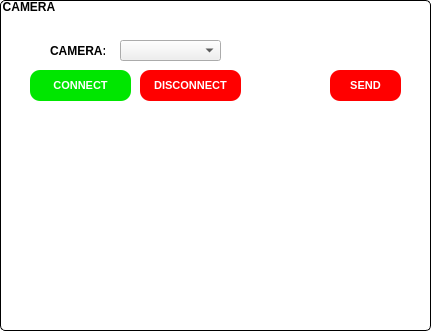
     <widget class="QGroupBox" name="groupBox_19">
      <property name="geometry">
       <rect>
        <x>490</x>
        <y>180</y>
        <width>431</width>
        <height>331</height>
       </rect>
      </property>
      <property name="font">
       <font>
        <pointsize>9</pointsize>
        <weight>75</weight>
        <bold>true</bold>
       </font>
      </property>
      <property name="styleSheet">
       <string notr="true">QGroupBox::title {
    /* Khắc phục lỗi cú pháp: Màu chữ đen */
    color: rgb(0, 0, 0); 
    
    /* ĐẶT NỀN TIÊU ĐỀ TRONG SUỐT */
    background-color: transparent; 
    
    /* Các thuộc tính cần thiết để tiêu đề hiển thị đúng */
    subcontrol-origin: margin;
    subcontrol-position: top left; /* Vị trí tiêu đề (ví dụ: ở giữa trên) */
    padding: 0 1px; /* Đệm xung quanh chữ tiêu đề */
    font-weight: bold;
}

QGroupBox {
    /* Thiết lập khung GroupBox */
    border: 1px solid black;
    border-radius: 5px;
    margin-top: 1.3em; /* Rất quan trọng để chừa chỗ cho tiêu đề */
    background-color: white; /* Màu nền của GroupBox */
    padding: 5px; /* Thêm padding cho nội dung bên trong */
}</string>
      </property>
      <property name="title">
       <string>CAMERA</string>
      </property>
      <widget class="QComboBox" name="cbCam_2">
       <property name="geometry">
        <rect>
         <x>120</x>
         <y>40</y>
         <width>101</width>
         <height>21</height>
        </rect>
       </property>
      </widget>
      <widget class="QPushButton" name="pbCC_2">
       <property name="geometry">
        <rect>
         <x>30</x>
         <y>70</y>
         <width>101</width>
         <height>31</height>
        </rect>
       </property>
       <property name="styleSheet">
        <string notr="true">QPushButton {
    /* Trạng thái mặc định */
    background-color: #00E600; /* Màu xanh lá cơ bản */
    color: white;
    border: none;
    padding: 4px 8px;
    border-radius: 10px;
    font-size: 11px;
    font-weight: bold;
    transition: background-color 0.3s ease; /* (Gợi ý: Dùng trong PySide/PyQt, có thể không thấy hiệu ứng trong Designer) */
}

QPushButton:hover {
    /* Khi di chuột qua (mouse hover) */
    background-color: #006600; /* Màu xanh dương đậm hơn */
    border: 2px solid #004085;
    cursor: pointer; /* Thay đổi con trỏ chuột (có thể không hoạt động trong Designer) */
}

QPushButton:pressed {
    /* Khi nút được nhấn xuống (mouse button pressed) */
    background-color: #006600; /* Màu xanh đậm nhất */
    padding-top: 14px; /* Tạo hiệu ứng &quot;nhấn xuống&quot; bằng cách thay đổi đệm */
    padding-bottom: 10px;
}

QPushButton:disabled {
    /* Khi nút bị vô hiệu hóa (disable) */
    background-color: #cccccc;
    color: #666666;
    border: 1px solid #999999;
}</string>
       </property>
       <property name="text">
        <string>CONNECT</string>
       </property>
      </widget>
      <widget class="QPushButton" name="pbDC_2">
       <property name="geometry">
        <rect>
         <x>140</x>
         <y>70</y>
         <width>101</width>
         <height>31</height>
        </rect>
       </property>
       <property name="autoFillBackground">
        <bool>false</bool>
       </property>
       <property name="styleSheet">
        <string notr="true">QPushButton {
    /* Trạng thái mặc định */
    background-color: #FF0000; /* Màu xanh dương cơ bản */
    color: white;
    border: none;
        padding: 4px 8px;
    border-radius: 10px;
    font-size: 11px;
    font-weight: bold;
    transition: background-color 0.3s ease; /* (Gợi ý: Dùng trong PySide/PyQt, có thể không thấy hiệu ứng trong Designer) */
}

QPushButton:hover {
    /* Khi di chuột qua (mouse hover) */
    background-color: #8B0000; /* Màu xanh dương đậm hơn */
    border: 2px solid #004085;
    cursor: pointer; /* Thay đổi con trỏ chuột (có thể không hoạt động trong Designer) */
}

QPushButton:pressed {
    /* Khi nút được nhấn xuống (mouse button pressed) */
    background-color: #004085; /* Màu xanh đậm nhất */
    padding-top: 14px; /* Tạo hiệu ứng &quot;nhấn xuống&quot; bằng cách thay đổi đệm */
    padding-bottom: 10px;
}

QPushButton:disabled {
    /* Khi nút bị vô hiệu hóa (disable) */
    background-color: #cccccc;
    color: #666666;
    border: 1px solid #999999;
}
</string>
       </property>
       <property name="text">
        <string>DISCONNECT</string>
       </property>
      </widget>
      <widget class="QLabel" name="label_38">
       <property name="geometry">
        <rect>
         <x>50</x>
         <y>35</y>
         <width>55</width>
         <height>31</height>
        </rect>
       </property>
       <property name="styleSheet">
        <string notr="true">QLabel {
    /* 1. Màu chữ (Color) */
    color: #c000000; /* Màu đỏ đô (Hex code) */
    
    /* 2. Cỡ chữ (Font Size) */
    font-size: 12px; /* Kích thước 20 pixels */
    
    /* 3. In đậm (Font Weight) */
    font-weight: bold; /* Làm chữ in đậm */
    
    /* Các tùy chỉnh phông chữ khác (tùy chọn) */
    font-family: &quot;Arial&quot;, sans-serif; /* Đặt kiểu font */
    
    /* Các tùy chỉnh nền (tùy chọn) */
    background-color: transparent; /* Nền trong suốt (mặc định) */
    /* background-color: #fcfcfc; */ /* Nếu muốn có nền màu */
    
    /* Các tùy chỉnh đường viền (tùy chọn) */
    /* border: 1px solid #c0392b; */
    /* border-radius: 4px; */
    /* padding: 5px; */
}</string>
       </property>
       <property name="text">
        <string>CAMERA:</string>
       </property>
      </widget>
      <widget class="QLabel" name="lblCam_2">
       <property name="geometry">
        <rect>
         <x>80</x>
         <y>130</y>
         <width>281</width>
         <height>181</height>
        </rect>
       </property>
       <property name="styleSheet">
        <string notr="true">border: none;

</string>
       </property>
       <property name="text">
        <string/>
       </property>
       <property name="scaledContents">
        <bool>true</bool>
       </property>
      </widget>
      <widget class="QPushButton" name="pbSENDxyz_2">
       <property name="geometry">
        <rect>
         <x>330</x>
         <y>70</y>
         <width>71</width>
         <height>31</height>
        </rect>
       </property>
       <property name="styleSheet">
        <string notr="true">QPushButton {
    /* Trạng thái mặc định */
    background-color: #FF0000; /* Màu xanh dương cơ bản */
    color: white;
    border: none;
        padding: 4px 8px;
    border-radius: 10px;
    font-size: 11px;
    font-weight: bold;
    transition: background-color 0.3s ease; /* (Gợi ý: Dùng trong PySide/PyQt, có thể không thấy hiệu ứng trong Designer) */
}

QPushButton:hover {
    /* Khi di chuột qua (mouse hover) */
    background-color: #8B0000; /* Màu xanh dương đậm hơn */
    border: 2px solid #004085;
    cursor: pointer; /* Thay đổi con trỏ chuột (có thể không hoạt động trong Designer) */
}

QPushButton:pressed {
    /* Khi nút được nhấn xuống (mouse button pressed) */
    background-color: #004085; /* Màu xanh đậm nhất */
    padding-top: 14px; /* Tạo hiệu ứng &quot;nhấn xuống&quot; bằng cách thay đổi đệm */
    padding-bottom: 10px;
}

QPushButton:disabled {
    /* Khi nút bị vô hiệu hóa (disable) */
    background-color: #cccccc;
    color: #666666;
    border: 1px solid #999999;
}
</string>
       </property>
       <property name="text">
        <string>SEND</string>
       </property>
      </widget>
     </widget>
